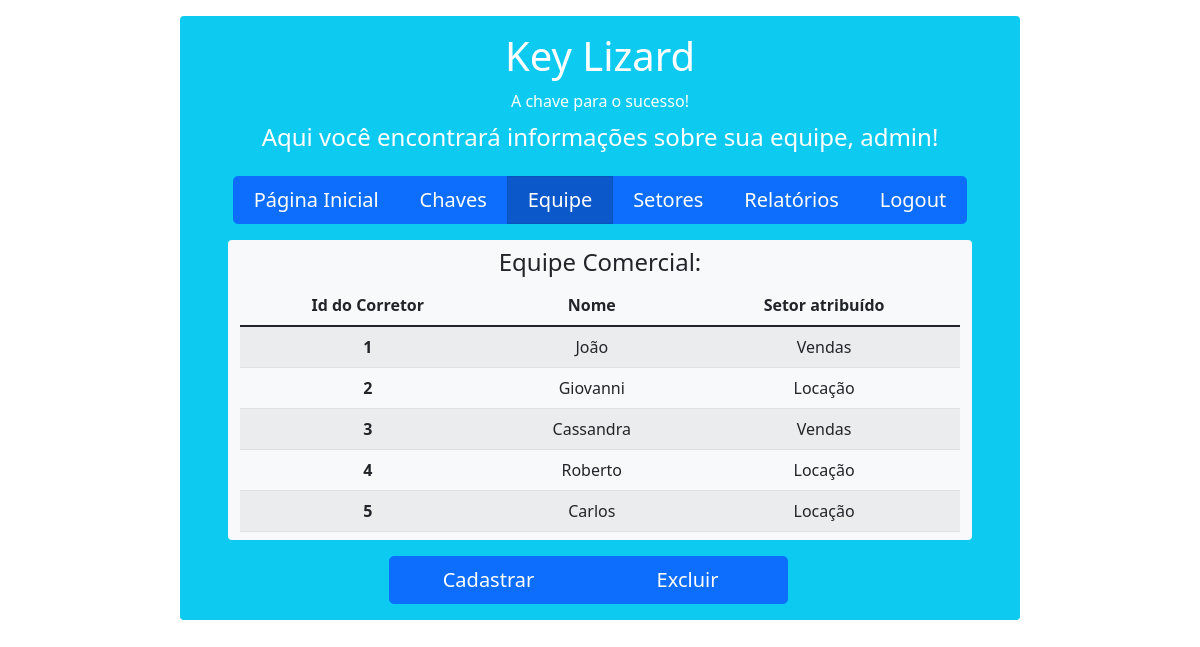
Page /corretores/ (signed in) on the earlier database version.
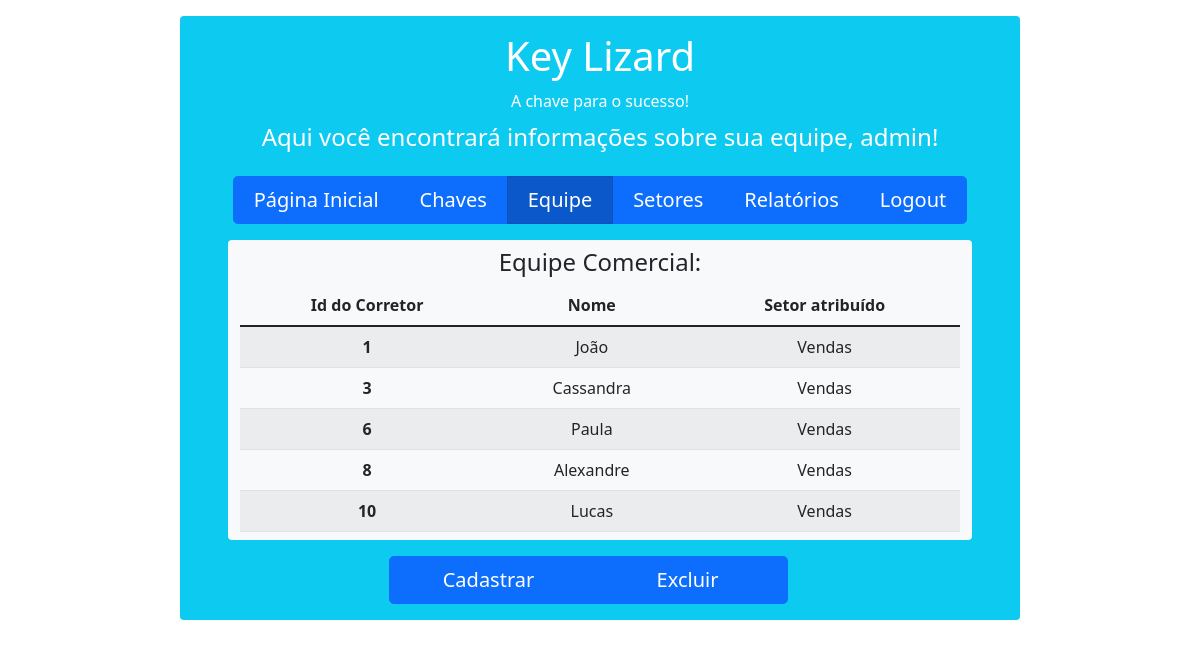
Same page on the later database version.
### corretores/models.py (models this page shows, shortened)
class Corretor(models.Model):
    usuario = models.ForeignKey(User, on_delete=models.CASCADE)
    setor = models.ForeignKey(Setor, on_delete=models.CASCADE)
    nome = models.CharField(max_length=30, default='Imobiliária')
    class Meta:
        db_table = 'tb_corretores'

### setores/models.py (models this page shows)
class Setor(models.Model):
    usuario = models.ForeignKey(User, on_delete=models.CASCADE)
    nome_setor = models.CharField(max_length=30, default='Administrativo')
    def __str__(self):
        return self.nome_setor
    class Meta:
        db_table = 'tb_setores'

### corretores/views.py (the view)
# urls.py: path('', views.index_corretores, name='index_corretores'),
def index_corretores(request):
    if request.user.is_authenticated:
        corretores_listar = request.user.corretor_set.all()
        context = {
            'corretores_listar': corretores_listar
        }
        return render(request, 'inicio_corretores/index_corretores.html', context=context)
    else:
        return render(request, 'inicio_corretores/index_corretores.html')

### corretores/templates/inicio_corretores/index_corretores.html
{% extends 'base.html' %}
{% block content %}
    <div class="container rounded bg-info text-white mt-3 mb-3" style="max-width: 70%">
        <div class="row mt-3">
            <div class="col align-self-center text-center mt-3">
                <h1>Key Lizard</h1>
            </div>
        </div>
        <div class="row mt-1">
            <div class="col align-self-center text-center">
                <h6>A chave para o sucesso!</h6>
            </div>
        </div>
        {% if not user.is_authenticated %}
            <div class="row mt-3">
                <div class="col align-self-center text-center">
                    <strong>ATENÇÃO:</strong> Você não está logado!
                </div>
            </div>
            <div class="row mt-3">
                <div class="col align-self-center text-center">
                    <p>Para realizar o login: <a href="{% url 'login' %}" style="text-decoration: none">Clique aqui!</a> </p>
                </div>
            </div>
        {% else %}
            <div class="row mt-1 mb-3">
                <div class="col align-self-center text-center">
                    <h4>Aqui você encontrará informações sobre sua equipe, {{user.username}}!</h4>
                </div>
            </div>
            <div class="row">
                <div class="col align-self-center text-center">
                    <div class="btn-group btn-group-lg mb-3" style="width: 90%">
                        <a href="{% url 'usuarios:index' %}" class="btn btn-primary">Página Inicial</a>
                        <a href="{% url 'chaves:index_chaves' %}" class="btn btn-primary">Chaves</a>
                        <a href="{% url 'corretores:index_corretores' %}" class="btn btn-primary active" aria-current="page">Equipe</a>
                        <a href="{% url 'setores:index_setores' %}" class="btn btn-primary">Setores</a>
                        <a href="{% url 'relatorios:index_relatorios' %}" class="btn btn-primary">Relatórios</a>
                        <a href="{% url 'logout' %}" class="btn btn-primary">Logout</a>
                    </div>
                </div>
            </div>
            <div class="row">
                <div class="col overflow-scroll rounded align-self-center text-center bg-light mx-5 mb-3"
                     style="max-height: 300px"
                >
                    <div class="row text-dark mt-2">
                        <h4>Equipe Comercial:</h4>
                    </div>
                    <table class="table table-striped table-hover">
                        <thead>
                            <tr>
                                <th scope="col">Id do Corretor</th>
                                <th scope="col">Nome</th>
                                <th scope="col">Setor atribuído</th>
                            </tr>
                        </thead>
                        <tbody>
                        {% for corretor in corretores_listar %}
                            <tr>
                                <th scope="row">{{ corretor.id }}</th>
                                <td>{{ corretor.nome }}</td>
                                <td>{{ corretor.setor }}</td>
                            </tr>
                        {% endfor %}
                        </tbody>
                    </table>
                </div>
            </div>
            <div class="row">
                <div class="row">
                    <div class="col align-self-center text-center">
                        <div class="btn-group btn-group-lg mb-3">
                            <a href="{% url 'corretores:cadastrar_corretores' %}" class="btn btn-primary" style="width: 200px">Cadastrar</a>
                            <a href="#" class="btn btn-primary" style="width: 200px">Excluir</a>
                        </div>
                    </div>
                </div>
            </div>
        {% endif %}
    </div>
{% endblock %}

Differences in the rows shown:
removed Corretor: id "2", nome "Giovanni", setor "Locação"
removed Corretor: id "4", nome "Roberto", setor "Locação"
removed Corretor: id "5", nome "Carlos", setor "Locação"
now on this page (row unchanged): Corretor: id "6", nome "Paula", setor "Vendas"
now on this page (row unchanged): Corretor: id "8", nome "Alexandre", setor "Vendas"
now on this page (row unchanged): Corretor: id "10", nome "Lucas", setor "Vendas"
